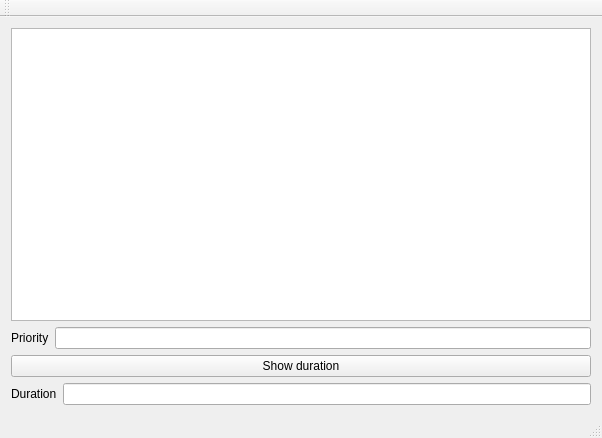
<?xml version="1.0" encoding="UTF-8"?>
<ui version="4.0">
 <class>TaskManagerButMakeItWithGUIClass</class>
 <widget class="QMainWindow" name="TaskManagerButMakeItWithGUIClass">
  <property name="geometry">
   <rect>
    <x>0</x>
    <y>0</y>
    <width>602</width>
    <height>438</height>
   </rect>
  </property>
  <property name="windowTitle">
   <string>TaskManagerButMakeItWithGUI</string>
  </property>
  <widget class="QWidget" name="centralWidget">
   <layout class="QGridLayout" name="gridLayout">
    <item row="0" column="0">
     <widget class="QListWidget" name="priorityListWidget"/>
    </item>
    <item row="1" column="0">
     <layout class="QHBoxLayout" name="horizontalLayout">
      <item>
       <widget class="QLabel" name="label">
        <property name="text">
         <string>Priority</string>
        </property>
       </widget>
      </item>
      <item>
       <widget class="QLineEdit" name="priorityLineEdit"/>
      </item>
     </layout>
    </item>
    <item row="2" column="0">
     <widget class="QPushButton" name="durationPushButton">
      <property name="text">
       <string>Show duration</string>
      </property>
     </widget>
    </item>
    <item row="3" column="0">
     <layout class="QHBoxLayout" name="horizontalLayout_2">
      <item>
       <widget class="QLabel" name="label_2">
        <property name="text">
         <string>Duration</string>
        </property>
       </widget>
      </item>
      <item>
       <widget class="QLineEdit" name="durationLineEdit"/>
      </item>
     </layout>
    </item>
   </layout>
  </widget>
  <widget class="QMenuBar" name="menuBar">
   <property name="geometry">
    <rect>
     <x>0</x>
     <y>0</y>
     <width>602</width>
     <height>26</height>
    </rect>
   </property>
  </widget>
  <widget class="QToolBar" name="mainToolBar">
   <attribute name="toolBarArea">
    <enum>TopToolBarArea</enum>
   </attribute>
   <attribute name="toolBarBreak">
    <bool>false</bool>
   </attribute>
  </widget>
  <widget class="QStatusBar" name="statusBar"/>
 </widget>
 <layoutdefault spacing="6" margin="11"/>
 <resources>
  <include location="TaskManagerButMakeItWithGUI.qrc"/>
 </resources>
 <connections/>
</ui>
